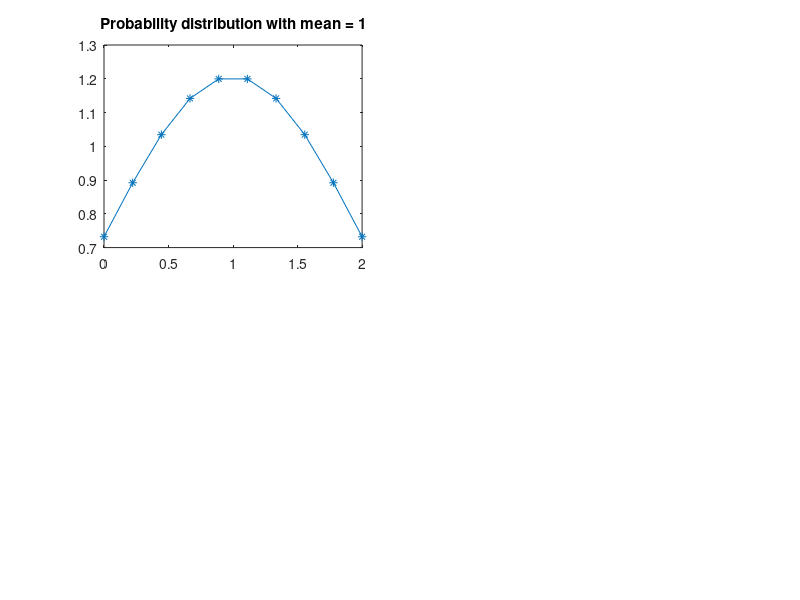

This chart was generated by the following MATLAB code: (Note: this script raises an error after producing the figure.)
clear;close all;
%% Test Hb dissociation look up table
alpha = 1.3e-6*1e3;  % O2 solubility  in water/plasma(mM/mmHg)
CHb   = 0.021*1e3;   % Hb binding site conc (mmol/L of RBC's)
Hct   = 0.40;    % hematocrit (unitless)
C0    = CHb*Hct; % blood oxygen binding capacity (mol/L)
n     = 2.7;     % Hill exponent
P50   = 27;      % half-max saturation of Hb
beta  = 16800*1e-3; % O2 solubility in air (mmHg/mM)

HbLookUp = load('Lookup.mat'); %outputs Hb dissociation curve lookup table
HbDisP = HbLookUp.LOOK.Plookup;
HbDisC = HbLookUp.LOOK.Clookup;
% Ceq = zeros(size(HbDisP));
% for iqs = 1:length(HbDisP)
%     Ceq(iqs) = alpha*HbDisP(iqs)+C0*((HbDisP(iqs)^n)/(HbDisP(iqs)^n+P50^n)); % transform to Pa
% end
% test interp1
% Cx = 1:1.7:12;
% Pvdist = interp1(HbDisC, HbDisP,Cx , "linear");
% plot(HbDisP, HbDisC, HbDisP, Ceq, '--', Pvdist, Cx, 'x-', 'Linewidth', 2);

%% Prepare pseudo-random continuous distribution
N = 10;
SD = 1;
% SD = 2.5e-1;

% N = 20;
% SD = 1e-1;

in = linspace(0.0, 2, N);
% normal probability distribution density
bell = normpdf(in, 1, SD);

% cut off low probabilities for compuational reasons
trashold = 1e-3;
in = in(bell>trashold);
bell = bell(bell>trashold);
N = numel(bell);

Vdist = in/ mean(in); % ventilation sweep with mean of 1
Pd = bell / mean(bell); % probability distribution with mean of one
% sum

% plot(Qdist, Qpd, Qdist, bell2)
% figure;plot(Vdist, '*');
% plot(Pd, '*');

figure(1);clf;subplot(221);
plot(Vdist, Pd, '*-');title('Probability distribution with mean = 1');
% bar(vrs, Pd);title(sprintf('Distribution of ventilation among %d elements', N));
% xlabel('Ventilated elements (L/)');
% 
% % distribution of flow
% figure(2);clf;
% bar(vrs, qrs);title('Distribution of flow');

%% parameters
D     = 285;      %apparent diffusion (L/min)
Pair  = 150;    %atmospheric oxygen partial pressure (mmHg)
Pin   = 45;     %mixed venous oxygen partial pressure - pulmonary inlet (mmHg)
Vvasc = 1;      %volume of vascular space (ml)
Valv  = 1;      %alveolar volume (ml)
l     = 1; %length of capillary

%load optimized diffusion (D) parameter
load('ModelD_optimization_v2_results.mat','JD','DD')
[~, jDpi] = min(JD); DDp = DD(jDpi);D = DDp;
par = [D Pair Pin alpha beta l];

%% Run ModelD eval - test the distribution
NN = 500;
tic
Qt = 0.05;Vpt = 0.3;
par(6) = 1;
par(1) = D;
[Pv,Pa,Cvi,Pvi,EPSv,dx] = modelD_SS_relaxation(NN,par,HbDisP,HbDisC,5,5);
t = toc;
fprintf('At Q = %2.2f and Vp  = %2.2f, pO2_{dist} = %2.1f (alv. = %2.1f), in %2.0f ms \n', Qt, Vpt, Pv, Pa, t*1000);
% VQset = 0:0.01:0.2;
% Cvid = zeros(numel(VQset), 1);
% for i = 1:numel(VQset)
%     fprintf('Jedu %2.0f %% \n' , i/numel(VQset)*100);
%     [~,~,C] = modelD_SS_relaxation(NN,par,HbDisP,HbDisC,VQset(i),VQset(i));
%     Cvid(i) = C(end);
% end
% %
% cla;hold on;
% plot(VQset, Cvid, 'o-');
% yl = ylim;
% plot(VQset(isnan(Cvid)), yl(1) + (yl(2)-yl(1))*0.9*ones(size(find(isnan(Cvid)))), 'o-');
% t = toc;
% fprintf('Cvi %1.3f, CviSum %1.3f \n', Cvi(end), Csum);



%% init
% inputs
V = 5;
CO = 5;

vrs = V/N * Vdist; % pseudorandom ventilation set
% qrs = CO/N .* ones(1, N); % flow - start simple unmatched
qrs = vrs; % flow matches ventilation 1:1
% Best fit Exponential Curve Fit (exp2)
% a    = 2.3063; b    = 0.1459;  c    = 0.0032;   d    = 0.5296;
% VfunCo = @(CO) a*exp(b*CO) + c*exp(d*CO);
% a = 13.3119; b = 0.0044;c = -18.0414; d = -0.1465;
% COfunV = @(V) a*exp(b*V) + c*exp(d*V);
% qrs = COfunV(vrs*V)/V;

% switching the behaviour
% qrs = CO/N * Vdist;
% vrs = V/N .* ones(1, N);

% qrs as a function of q
% A = struct();
figure(1)
A = calculateDistributedAlveoliD(par, vrs, qrs, Pd, true);

%% save results
% DMR = struct(); % distributed model results
% DMR.CO = CO; % cardiac output
% DMR.Vp = Vpd; % ventilation
% DMR.Pv = Pvdist; % PO2 in pulmonary veins
% DMR.Qpd = Qpd; % flow probability distribution - same for all data points
% DMR.pVascND = pVascND; % non distributed
% DMR.pAlvND = pAlvND;
% snapfile = sprintf('Data\\snapshot_V%d_Q%d.mat', Vps, Qs);
% DMR.snap = load(snapfile).snap; % paralel for snapshot
% 
% save(filename, "DMR");
%% load results
% clear;
% figure(1);clf;
% DMR = load(filename).DMR; % distributed model results
% 
% % DMR = load("Data/DistributedModel_SD_0.mat").DMR; % distributed model results
% % DMR = load("DistributedModel_SD_2e-1.mat").DMR; % distributed model results
% % DMR = load("DistributedModel_SD_1e-3.mat").DMR; % distributed model results
% % N = length(DMR.snap.Qds)*10;
% 
% % DMR.snap.PvNDs = DMR.pVascND(3, 3);
% % DMR.snap.Pvs = DMR.snap.Ps;
% % subplot(131); histogram(dmr.snap.Qds, N, "EdgeAlpha",0.2);
% % subplot(132); histogram(dmr.snap.Pds, N); 
% %%
% subplot(231); cla; hold on;
% % b = DMR.snap.Qds.*DMR.Qpd;
% bar(DMR.snap.Qds, DMR.Qpd/sum(DMR.Qpd)*100);
% title(sprintf('Flow pseudodistribution at N = %d', N));
% ylabel('Count (%)');xlabel('BLood flow');
% % plot(DMR.snap.Qds,DMR.snap.Vds, 'x');
% % title(['Blood flow distribution in alveoli, Q_{total} = ' num2str(round(sum(DMR.snap.Qds), 2)) ' L/min']);
% % xlabel('Q');ylabel('V');
% % Qsm = mean(DMR.snap.Qds);
% % Vsm = mean(DMR.snap.Vds);
% % plot([Qsm Qsm], [min(DMR.snap.Vds) max(DMR.snap.Vds)], 'r--')
% % plot([min(DMR.snap.Qds) max(DMR.snap.Qds)], [Vsm Vsm], 'r--')
% %%
% subplot(232); cla;hold on;
% % plot(DMR.snap.Pds,1:numel(DMR.snap.Qds), 'x'); 
% b = DMR.snap.Qds.*DMR.Qpd;
% bar(DMR.snap.Vds, DMR.Qpd/sum(DMR.Qpd)*100);
% title(sprintf('Flow pseudodistribution at N = %d', N));
% ylabel('Count (%)');xlabel('BLood flow');
% 
% 
% histogram(DMR.snap.Pds, N/10);
% title(['Partial pressure in distributed alveoli, Pa = ' num2str(round(DMR.snap.Pvs, 2))]);
% plot([DMR.snap.PvNds DMR.snap.PvNds], [0 max(ylim)], 'c:', 'LineWidth',1.5)
% plot([DMR.snap.Pvs DMR.snap.Pvs], [0 max(ylim)], 'r--')
% legend('Capillary pO2', '1 comp pO2', 'dist venous pO2', 'Location','northwest')
% xlabel('P_{O2}');ylabel('Count in category');
% 
% subplot(233); cla;hold on;
% [X Y] = meshgrid(DMR.CO, DMR.Vp);
% % surf(X, Y, DMR.Pv');
% contour(X, Y, DMR.pVascND', '--', 'ShowText','on', 'LineWidth',2);
% contour(X, Y, DMR.Pv', '-', 'ShowText','on', 'LineWidth',1);
% 
% xlabel('CO L/min');
% ylabel('V (L/min)');
% zlabel('P_O2 (mmHg)');
% legend('1 comp', 'Distributed')
% colorbar
% % view(2)
% 
% % PLot surf
% subplot(223);cla;hold on;
% surf(X, Y, DMR.pVascND', 'LineStyle','--', 'LineWidth',1);
% surf(X, Y, DMR.Pv', 'LineStyle','-', 'LineWidth',1);
% xlabel('CO L/min');
% ylabel('V (L/min)');
% zlabel('P_O2 (mmHg)');
% colorbar
% % view(2)
% legend('Distributed', 'Single comp')
% 
% % plot Px
% % figure(3);clf;hold on;
% subplot(224);cla;hold on;
% serco = 1:1:numel(DMR.CO); % selected range CO
% servp = 3:3:numel(DMR.Vp);% selected range Vp
% plot(DMR.CO(serco), DMR.pVascND(serco, servp), 'o-');
% set(gca, 'ColorOrderIndex', 1)
% plot(DMR.CO(serco), DMR.Pv(serco, servp), 'x--');
% xlabel('whole organ CO (L/min)');ylabel('pO2 (mmHg)')
% title('Distributed alveoli with normal distribution of flow at Vp rates')
% legend(string([DMR.Vp(servp) DMR.Vp(servp)]), 'NumColumns',2)
% % legend('Single compartment', 'Distributed')
% % legend('SD = 0.001', 'SD = 0.1','SD = 1');
% saveas(gcf, sprintf("figures/DistributedModelD_VQ_SD_%1.1e.fig", SD));
% saveas(gcf, sprintf("figures/DistributedModelD_VQ_SD_%1.1e.png", SD));